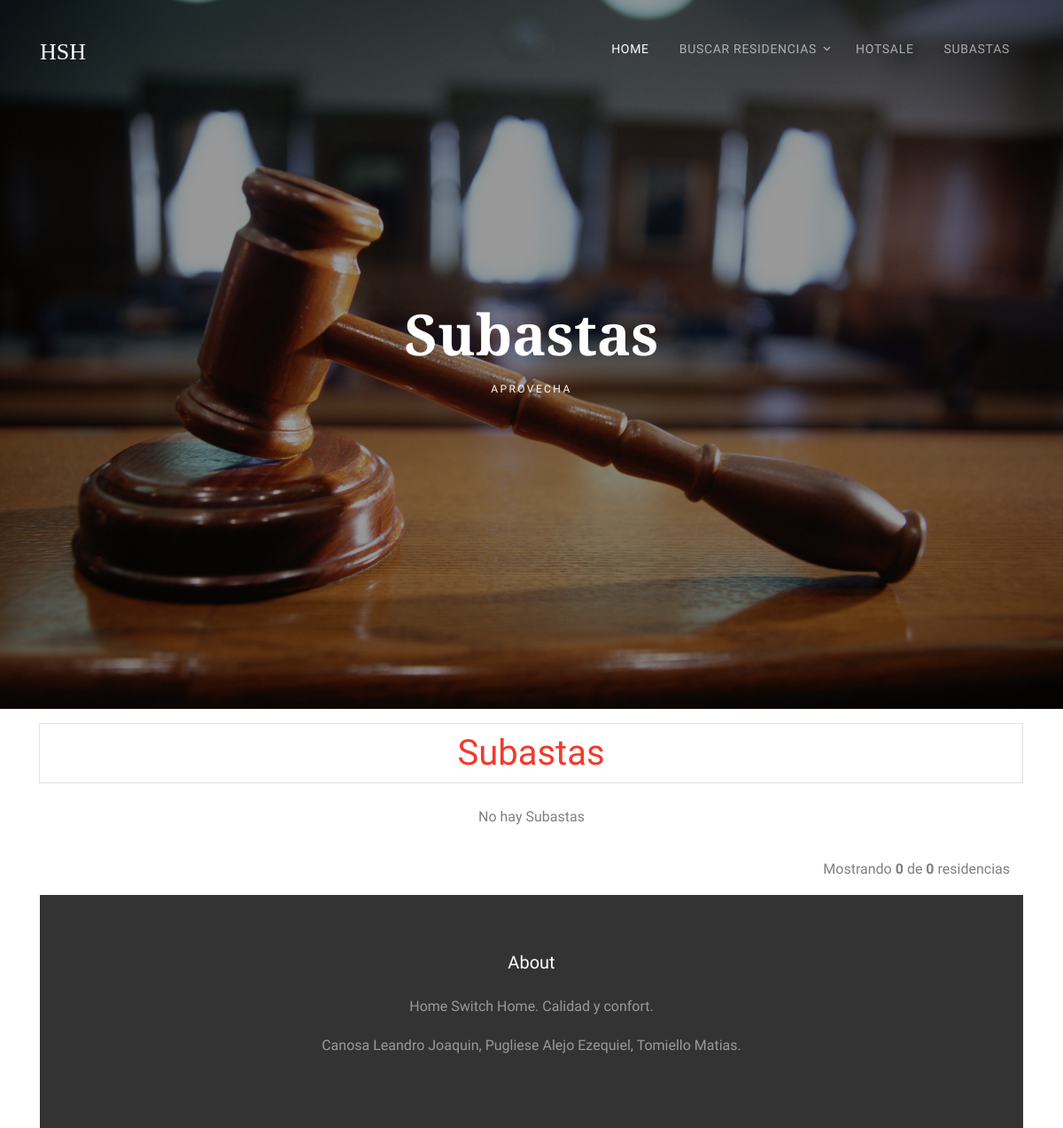
The app's page /subastas.php, older data.
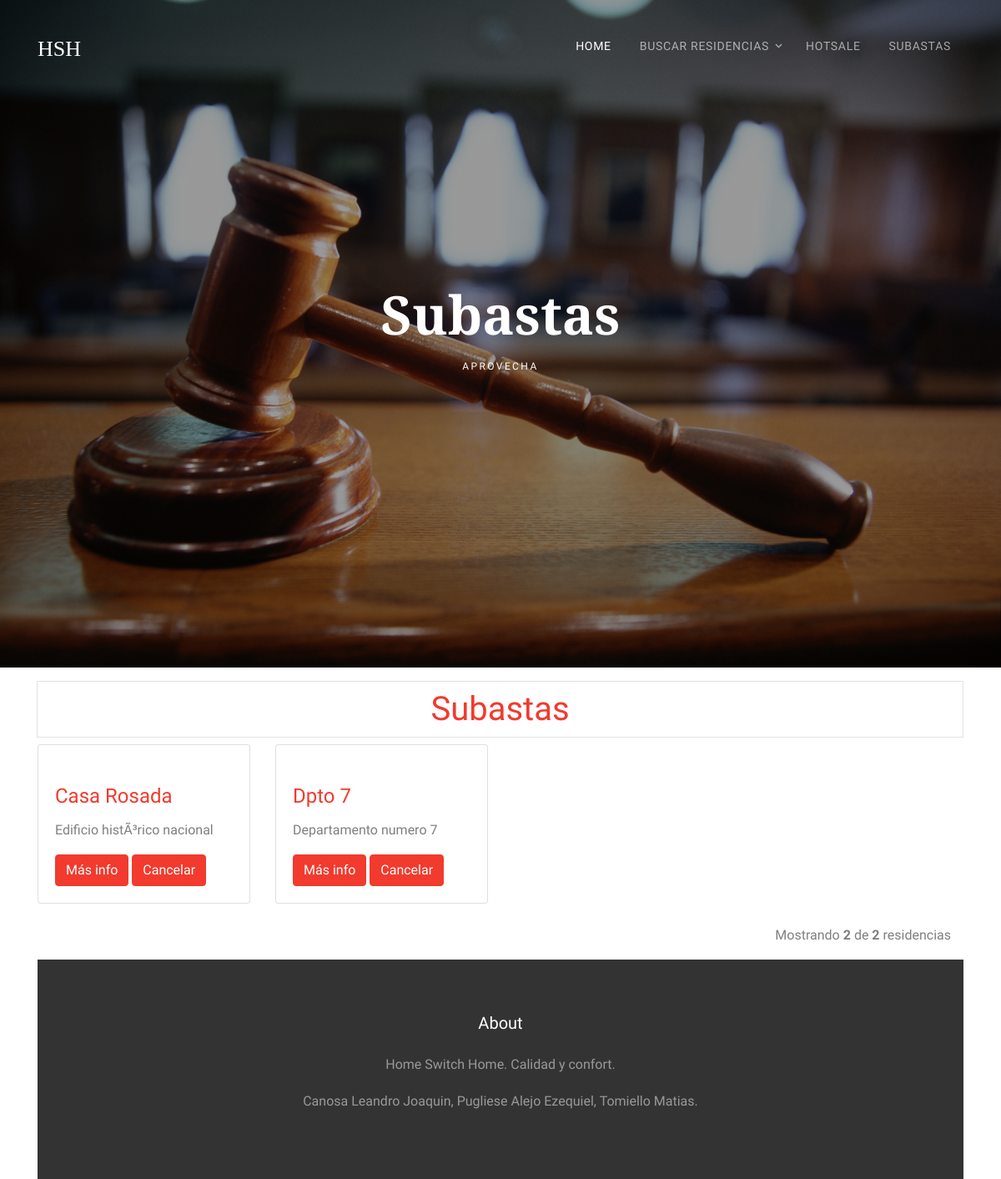
The same page, newer data.
### tables this page shows
CREATE TABLE `residencia` (
  `id` int(11) NOT NULL,
  `nombre` varchar(45) NOT NULL,
  `precio` double NOT NULL,
  `foto` longblob NOT NULL,
  `capacidad` int(11) NOT NULL,
  `ubicacion` varchar(45) NOT NULL,
  `en_subasta` enum('si','no') NOT NULL,
  `en_hotsale` enum('si','no') NOT NULL,
  `descrip` text
);

### subastas.php (the view, shortened to what this page needs)
<!DOCTYPE html>
<html lang="en">
	<?php Include("DB.php"); $conexion = conectar(); ?>
  <head>
    <?php
      require('links.php');
    ?>
  </head>
  <body>
  <div class="site-wrap">
    <div class="site-navbar-wrap js-site-navbar bg-white">
      <div class="container">
        <div class="site-navbar bg-light">
          <div class="py-1">
            <div class="row align-items-center">
              <div class="col-2">
                <h2 class="mb-0 site-logo"><a href="index.php">HSH</a></h2>
              </div>
              <div class="col-10">
                <nav class="site-navigation text-right" role="navigation">
                  <div class="container">
                    <ul class="site-menu js-clone-nav d-none d-lg-block">
                      <li class="active">
                        <a href="index.php">Home</a>
                      </li>
                      <li class="has-children">
                        <a> Buscar Residencias</a>
                      </li>
                      <li><a href="hotsales.php">Hotsale</a></li>
                      <li><a href="subastas.php">Subastas</a></li>
                    </ul>
                  </div>
                </nav>
              </div>
            </div>
          </div>
        </div>
      </div>
    </div>
      <div class="site-blocks-cover overlay" style="background-image: url(images/hero_2.jpg);" data-aos="fade" data-stellar-background-ratio="0.5">
        <div class="container">
          <div class="row align-items-center justify-content-center">
            <div class="col-md-7 text-center" data-aos="fade">
              <h1 class="mb-2">Subastas</h1>
              <h2 class="caption">Aprovecha</h2>
            </div>
          </div>
        </div>
      </div>
	<?php
		$por_pagina = 4;
		if(isset($_GET['pagina'])){
			$pagina = $_GET['pagina'];
		}else{
			$pagina = 1;
		}
		$empieza = ($pagina - 1) * $por_pagina;
	 	$query = "SELECT * FROM residencia WHERE en_subasta = 'si' ORDER BY nombre LIMIT $empieza, $por_pagina";
	 	$resultado = mysqli_query($conexion, $query);
		$total_registros = mysqli_num_rows($resultado);
  ?>
	<div class="container">
    <h1 class='page-item'><a href='buscar.php' class='page-link' align ='center'> Subastas</a></h1>
	  <div class="row">
	  <?php
    if($total_registros<>0){
      while($registro = mysqli_fetch_assoc($resultado)){
        $id = $registro['id'];
        $qry = "SELECT s.id AS id FROM subasta s INNER JOIN residencia r ON s.id_residencia = r.id WHERE en_subasta = 'si' AND r.id=".$id;
        $result = mysqli_query($conexion, $qry);
        $idSub = mysqli_fetch_assoc($result)['id'];
        ?>
        <div class="col-lg-3 col-md-4 col-sm-6 mb-4">
          <div class="card h-100">
          <a href="subasta.php?id=<?php echo $idSub; ?>">
          </a>
            <div class="card-body">
            <h4 class="card-title">
                <a href="subasta.php?id=<?php echo $idSub; ?>">
                  <?php echo $registro['nombre']; ?>
                </a>
              </h4>
              <p class="card-text">
                <?php echo $registro['descrip']; ?>
              </p>
              <a class="btn btn-primary" href="subasta.php?id=<?php echo $idSub; ?>">Más info</a>
              <a class="btn btn-primary" href="cancelarSubasta.php?id=<?php echo $idSub; ?>">Cancelar</a>
            </div>
          </div>
        </div>
    <?php
      }
    } else {
    ?><div class="col-12 row-align-items-center text-center">
      </div>
        <div class="col-12 row-align-items-center text-center">
          <p> No hay Subastas </p>
        </div> <div class="col-12 row-align-items-center text-center">
        </div>
    <?php } ?>
	</div>
	<div class="clearfix">
	<?php
		if(isset($total_registros)) {
			if($total_registros>4){
				$j = 4;
				$total_paginas = ceil($total_registros / $por_pagina);
			}
			else
				$j = $total_registros;
	?>
    <div class="hint-text col-12 row-align-items-center text-right">Mostrando <b><?php echo $j ?></b> de <b><?php echo $total_registros;?></b> residencias</div>
	<?php
	} ?>
	</div>
    <footer class="site-footer">
			<div class="container">
				<div class="row text-center">
					<div class="col-md-12">
						<h3 class="footer-heading mb-4 text-white">About</h3>
						<p>Home Switch Home. Calidad y confort.</p>
					</div>
				</div>
				<div class="row text-center">
					<div class="col-md-12">
						<p>
							Canosa Leandro Joaquin, Pugliese Alejo Ezequiel, Tomiello Matias.
						</p>
					</div>
				</div>
			</div>
		</footer>
  </div>
  </body>
</html>

Row changes from the older to the newer data that the page shows:
now on this page (row edited): residencia: nombre "Casa Rosada", descrip "Edificio histÃ³rico nacional"
now on this page (row edited): residencia: nombre "Dpto 7", descrip "Departamento numero 7"
Text that changed along with them:
$j: "0" → "2"
$total_registros: "0" → "2"
text no longer shown: "No hay Subastas"
